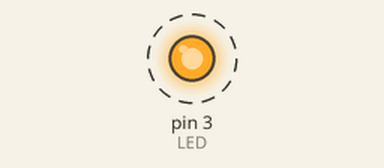
Bench run of a sketch on a simulated Arduino Uno, built with avr-gcc and run on an emulated ATmega328P. On the bench: output pins drawn as LEDs (lit = HIGH). Dashed ring = blinking.

Above: at 0.5 s.
Timing chart, 0 to 4.6 s (numbered marks = the images above):
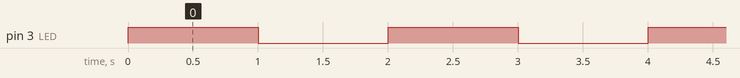

The sketch:

Task02_LEDBlinking.ino
```cpp
const byte LED = 3;  //利用變數LED設定該變數是3(代表3號數位腳位)

//閃爍FUNCTION
void LEDBLINK()
{
digitalWrite(LED, HIGH); //設定那個腳位輸出是高電壓
delay(1000);             //停止, 以微秒為單位
digitalWrite(LED, LOW);  //設定那個腳位輸出是底(沒有)電壓
delay(1000);
}

//執行LED閃爍
void setup()
{
pinMode(LED, OUTPUT);  //設定那個腳位是輸出
}

void loop()
{
LEDBLINK();             //Call 閃爍FUNCTION
}
```

Measured:
- by itself, pin 3 (LED): alternates HIGH for 1.0 s and LOW for 1.0 s
